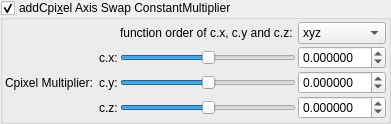
    <widget class="MyGroupBox" name="groupCheck_transf_addCpixel_enabled_false">
     <property name="toolTip">
      <string>&lt;html&gt;&lt;head/&gt;&lt;body&gt;&lt;p&gt;Cpixel is CVector3 c = ( c.x, c.y, c.z). It is each original point (pixel) in 3D space where the iteration starts from, ( c = original z for each point .) It is commonly found in formula structures z = f(z) + c.&lt;/p&gt;&lt;p&gt;The Cpixel multiplier effectively scales this point &amp;quot;c&amp;quot;.&lt;/p&gt;&lt;p&gt;This transform allows the swapping of the order of the &amp;quot;CVector3 c&amp;quot; components before being multiplied by &amp;quot;CVector3 z&amp;quot; components.&lt;/p&gt;&lt;/body&gt;&lt;/html&gt;</string>
     </property>
     <property name="title">
      <string>addCpi&amp;xel Axis Swap ConstantMultiplier </string>
     </property>
     <property name="checkable">
      <bool>true</bool>
     </property>
     <layout class="QVBoxLayout" name="verticalLayout_51">
      <property name="spacing">
       <number>2</number>
      </property>
      <property name="leftMargin">
       <number>2</number>
      </property>
      <property name="topMargin">
       <number>2</number>
      </property>
      <property name="rightMargin">
       <number>2</number>
      </property>
      <property name="bottomMargin">
       <number>2</number>
      </property>
      <item>
       <layout class="QGridLayout" name="gridLayout_25">
        <property name="spacing">
         <number>2</number>
        </property>
        <item row="2" column="2">
         <widget class="QSlider" name="slider3_transf_constant_multiplierC_111_y">
          <property name="sizePolicy">
           <sizepolicy hsizetype="Expanding" vsizetype="Maximum">
            <horstretch>0</horstretch>
            <verstretch>0</verstretch>
           </sizepolicy>
          </property>
          <property name="minimum">
           <number>-10000000</number>
          </property>
          <property name="maximum">
           <number>10000000</number>
          </property>
          <property name="value">
           <number>0</number>
          </property>
          <property name="sliderPosition">
           <number>0</number>
          </property>
          <property name="orientation">
           <enum>Qt::Horizontal</enum>
          </property>
         </widget>
        </item>
        <item row="1" column="2">
         <widget class="QSlider" name="slider3_transf_constant_multiplierC_111_x">
          <property name="sizePolicy">
           <sizepolicy hsizetype="Expanding" vsizetype="Maximum">
            <horstretch>0</horstretch>
            <verstretch>0</verstretch>
           </sizepolicy>
          </property>
          <property name="minimum">
           <number>-10000000</number>
          </property>
          <property name="maximum">
           <number>10000000</number>
          </property>
          <property name="value">
           <number>0</number>
          </property>
          <property name="sliderPosition">
           <number>0</number>
          </property>
          <property name="orientation">
           <enum>Qt::Horizontal</enum>
          </property>
         </widget>
        </item>
        <item row="1" column="3">
         <widget class="MyDoubleSpinBox" name="spinbox3_transf_constant_multiplierC_111_x">
          <property name="sizePolicy">
           <sizepolicy hsizetype="Minimum" vsizetype="Maximum">
            <horstretch>0</horstretch>
            <verstretch>0</verstretch>
           </sizepolicy>
          </property>
          <property name="prefix">
           <string/>
          </property>
          <property name="suffix">
           <string/>
          </property>
          <property name="decimals">
           <number>6</number>
          </property>
          <property name="minimum">
           <double>-99.989999999999995</double>
          </property>
          <property name="maximum">
           <double>99.989999999999995</double>
          </property>
          <property name="singleStep">
           <double>0.100000000000000</double>
          </property>
         </widget>
        </item>
        <item row="3" column="2">
         <widget class="QSlider" name="slider3_transf_constant_multiplierC_111_z">
          <property name="sizePolicy">
           <sizepolicy hsizetype="Expanding" vsizetype="Maximum">
            <horstretch>0</horstretch>
            <verstretch>0</verstretch>
           </sizepolicy>
          </property>
          <property name="minimum">
           <number>-10000000</number>
          </property>
          <property name="maximum">
           <number>10000000</number>
          </property>
          <property name="value">
           <number>0</number>
          </property>
          <property name="sliderPosition">
           <number>0</number>
          </property>
          <property name="orientation">
           <enum>Qt::Horizontal</enum>
          </property>
         </widget>
        </item>
        <item row="1" column="1">
         <widget class="QLabel" name="label_109">
          <property name="text">
           <string>c.x:</string>
          </property>
         </widget>
        </item>
        <item row="3" column="3">
         <widget class="MyDoubleSpinBox" name="spinbox3_transf_constant_multiplierC_111_z">
          <property name="sizePolicy">
           <sizepolicy hsizetype="Minimum" vsizetype="Maximum">
            <horstretch>0</horstretch>
            <verstretch>0</verstretch>
           </sizepolicy>
          </property>
          <property name="prefix">
           <string/>
          </property>
          <property name="suffix">
           <string/>
          </property>
          <property name="decimals">
           <number>6</number>
          </property>
          <property name="minimum">
           <double>-99.989999999999995</double>
          </property>
          <property name="maximum">
           <double>99.989999999999995</double>
          </property>
          <property name="singleStep">
           <double>0.100000000000000</double>
          </property>
         </widget>
        </item>
        <item row="2" column="3">
         <widget class="MyDoubleSpinBox" name="spinbox3_transf_constant_multiplierC_111_y">
          <property name="sizePolicy">
           <sizepolicy hsizetype="Minimum" vsizetype="Maximum">
            <horstretch>0</horstretch>
            <verstretch>0</verstretch>
           </sizepolicy>
          </property>
          <property name="prefix">
           <string/>
          </property>
          <property name="suffix">
           <string/>
          </property>
          <property name="decimals">
           <number>6</number>
          </property>
          <property name="minimum">
           <double>-99.989999999999995</double>
          </property>
          <property name="maximum">
           <double>99.989999999999995</double>
          </property>
          <property name="singleStep">
           <double>0.100000000000000</double>
          </property>
         </widget>
        </item>
        <item row="0" column="3">
         <widget class="QComboBox" name="comboBox_mandelbulbMulti_order_of_xyz_C">
          <item>
           <property name="text">
            <string>xyz</string>
           </property>
          </item>
          <item>
           <property name="text">
            <string>xzy</string>
           </property>
          </item>
          <item>
           <property name="text">
            <string>yxz</string>
           </property>
          </item>
          <item>
           <property name="text">
            <string>yzx</string>
           </property>
          </item>
          <item>
           <property name="text">
            <string>zxy</string>
           </property>
          </item>
          <item>
           <property name="text">
            <string>zyx</string>
           </property>
          </item>
         </widget>
        </item>
        <item row="2" column="1">
         <widget class="QLabel" name="label_110">
          <property name="text">
           <string>c.y:</string>
          </property>
         </widget>
        </item>
        <item row="0" column="2">
         <widget class="QLabel" name="label">
          <property name="text">
           <string>function order of c.x, c.y and c.z: </string>
          </property>
          <property name="alignment">
           <set>Qt::AlignCenter</set>
          </property>
         </widget>
        </item>
        <item row="2" column="0">
         <widget class="QLabel" name="label_108">
          <property name="text">
           <string>Cpixel Multiplier: </string>
          </property>
         </widget>
        </item>
        <item row="3" column="1">
         <widget class="QLabel" name="label_111">
          <property name="text">
           <string>c.z:</string>
          </property>
         </widget>
        </item>
       </layout>
      </item>
     </layout>
    </widget>
